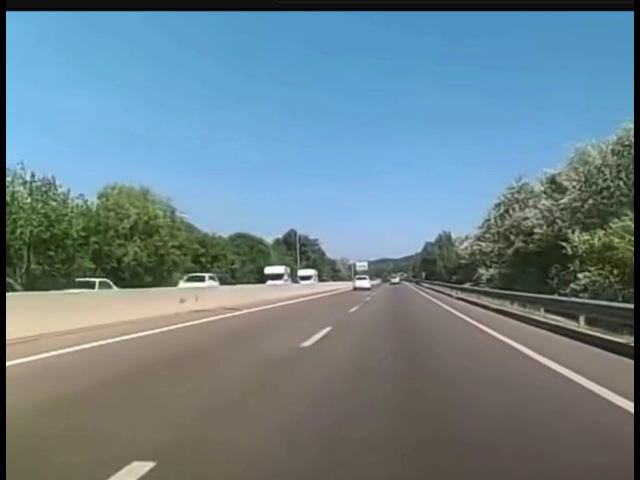
#> input picture frame 133 of P2/material_opencv/carretera.mp4, 640 x 480 px
$ jupyter execute opencv_gcid_04.ipynb   (shell and % lines are left out)
#> lines starting #> are read from the running program, lines starting #| are printed output that depends on the picture
# Template Matching
https://docs.opencv.org/4.x/de/da9/tutorial_template_matching.html

[cell 1]
import numpy as np
import cv2
import matplotlib.pyplot as plt
#¡Es muy intensivo en computo!
# Función de búsqueda para la mejor similitud de una imagen a una plantilla.
def find_matching(image, template):
    # Convierte a escala de grises
    image_gray = cv2.cvtColor(image, cv2.COLOR_BGR2GRAY)
    template_gray = cv2.cvtColor(template, cv2.COLOR_BGR2GRAY)
    # Encuentra el alto y el ancho de la plantilla
    w, h = template_gray.shape[::-1]
    # Aplica la búsqueda de similitud de la imagen con la plantilla. Se le pasa la imagen, la plantilla y el método
    res = cv2.matchTemplate(image_gray, template_gray, cv2.TM_CCOEFF_NORMED)

    # Obtener la mejor correspondencia
    min_val, max_val, min_loc, max_loc = cv2.minMaxLoc(res)
    # Obtener la esquina superior izquierda de la región de mayor correspondencia
    top_left = max_loc
    # Obtener la esquina inferior derecha d la región de mayor correspondencia
    bottom_right = (top_left[0] + w, top_left[1] + h)
    # Dibujar un rectángulo circunscrito a la región de mayor correspondencia.
    cv2.rectangle(image, top_left, bottom_right, (0, 255, 0), 2)
    return image


# Función que obtiene una región de interés (ROI). En este caso corresponde a la región central de la imagen.
def get_roi(image, roi_size):
    # Obtener el tamaño de la imagen
    height, width = image.shape[:2]
    # Obtener el tamaño de la región de interés (ROI)
    roi_height, roi_width = roi_size
    # Calcular la región de la ROI.
    x = int((width - roi_width)/2)
    y = int((height - roi_height)/2)
    # Obtener el ROI de la imagen.
    roi = image[y:y+roi_height, x:x+roi_width]
    return roi


#cap = cv2.VideoCapture(1)
cap = cv2.VideoCapture("carretera.mp4")
retVal, frame = cap.read()
#> frame is the input picture: shape (480, 640, 3); mean B, G, R 139.9, 130.3, 107.5

frame = cv2.resize(frame, (400, 300))
#> frame: shape (300, 400, 3)
template = get_roi(frame, (50, 50))
#> in get_roi, `roi = image[y:y+roi_height, x:x+roi_width]`:
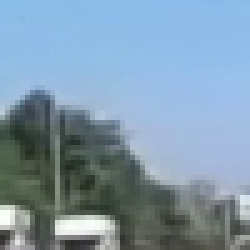
#> roi: shape (50, 50, 3) (shown 5 times larger); mean B, G, R 172.4, 153.1, 127.9

# Mostrar la plantilla
plt.imshow(template)

while(1):
    # Coger cada frame
    retVal, frame = cap.read()
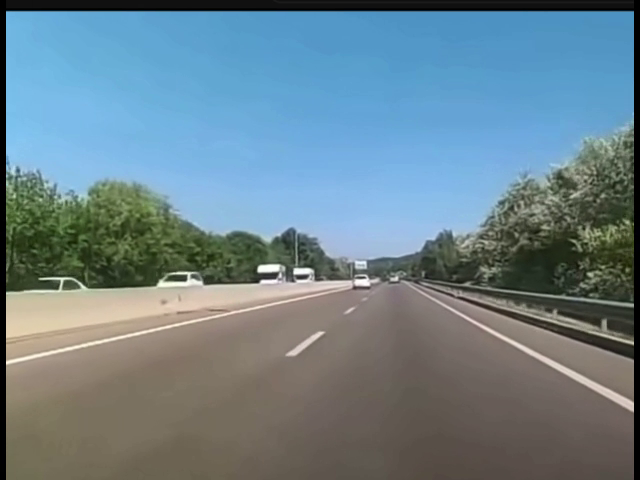
#> input picture frame 134 of P2/material_opencv/carretera.mp4, 640 x 480 px
#> frame is the input picture: shape (480, 640, 3); mean B, G, R 139.8, 130, 107.6
    if not retVal:
        break
    frame = cv2.resize(frame, (400, 300))
#> frame: shape (300, 400, 3)
    # Search for the template
    frame = find_matching(frame, template)
#> in find_matching, `image_gray = cv2.cvtColor(image, cv2.COLOR_BGR2GRAY)`:
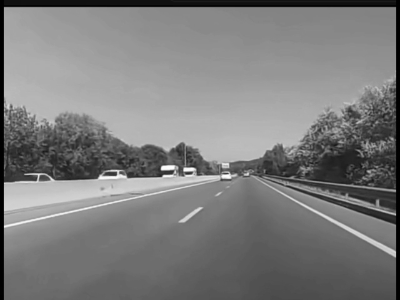
#> image_gray: shape (300, 400); min 0, max 254, mean 124.3
#> in find_matching, `template_gray = cv2.cvtColor(template, cv2.COLOR_BGR2GRAY)`:
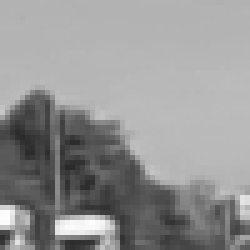
#> template_gray: shape (50, 50) (shown 5 times larger); min 41, max 253, mean 147.8
#> in find_matching, `res = cv2.matchTemplate(image_gray, template_gray, cv2.TM_CCOEFF_NORMED)`:
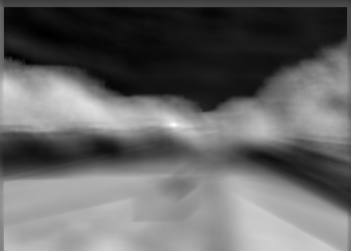
#> res: shape (251, 351) float32; min -0.704, max 0.95, mean -0.0426; drawn with min black and max white
#> in find_matching, `min_val, max_val, min_loc, max_loc = cv2.minMaxLoc(res)`: min_val = -0.704; max_val = 0.95; min_loc = (48, 34); max_loc = (174, 124)
#> in find_matching, `bottom_right = (top_left[0] + w, top_left[1] + h)`: bottom_right = (224, 174)
#> in find_matching, `cv2.rectangle(image, top_left, bottom_right, (0, 255, 0), 2)`:
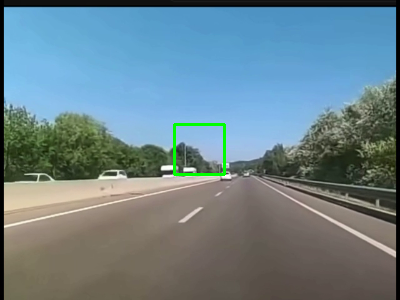
#> image: shape (300, 400, 3); mean B, G, R 138.8, 130.3, 106.8
    # Show the image
    cv2.imshow('Imagen',frame)

    k = cv2.waitKey(5) & 0xFF
#> (key Esc is pressed here)
    if k == 27:
        break

cv2.destroyAllWindows()
#release the frame
cap.release()

$ run again, starting later in the video
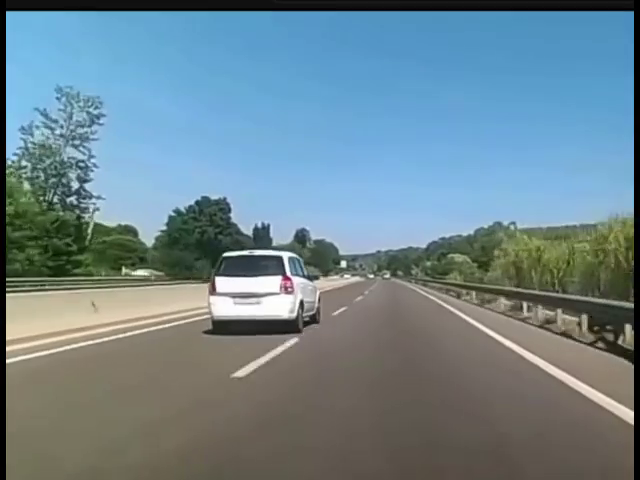
#> input picture frame 599 of P2/material_opencv/carretera.mp4, 640 x 480 px
#> frame is the input picture: shape (480, 640, 3); mean B, G, R 143, 133.1, 109.8
#> in find_matching, `res = cv2.matchTemplate(image_gray, template_gray, cv2.TM_CCOEFF_NORMED)`:
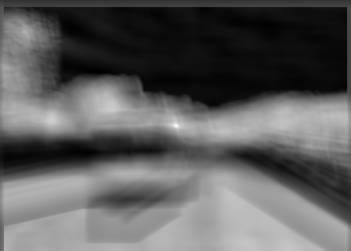
#> res: shape (251, 351) float32; min -0.617, max 0.963, mean -0.0374; drawn with min black and max white
#> min_val = -0.617; max_val = 0.963; min_loc = (97, 71); max_loc = (176, 125)
#> bottom_right = (226, 175)
#> in find_matching, `cv2.rectangle(image, top_left, bottom_right, (0, 255, 0), 2)`:
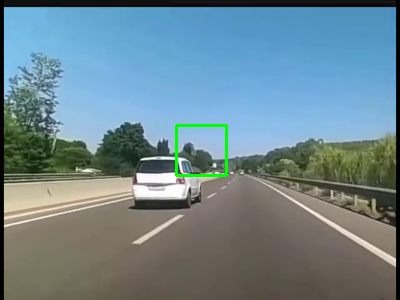
#> image: shape (300, 400, 3); mean B, G, R 142.4, 133.6, 109.3

$ run again, starting later in the video
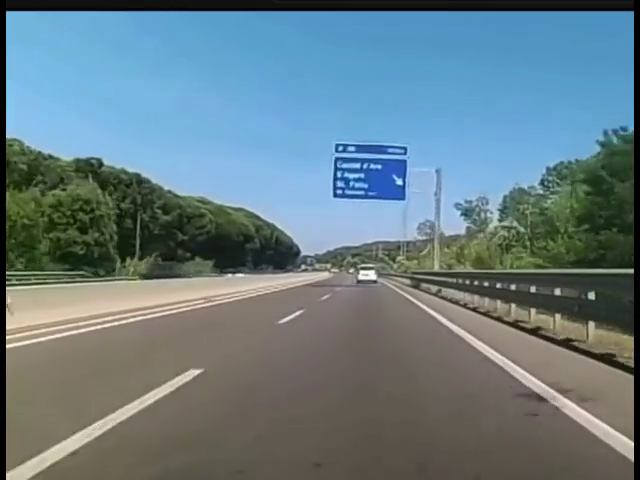
#> input picture frame 1065 of P2/material_opencv/carretera.mp4, 640 x 480 px
#> frame is the input picture: shape (480, 640, 3); mean B, G, R 132.7, 124.6, 102.9
#> in find_matching, `res = cv2.matchTemplate(image_gray, template_gray, cv2.TM_CCOEFF_NORMED)`:
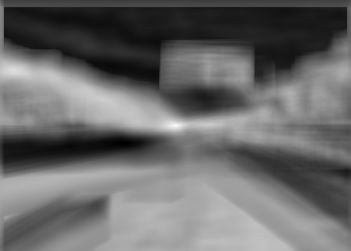
#> res: shape (251, 351) float32; min -0.721, max 0.999, mean -0.00706; drawn with min black and max white
#> min_val = -0.721; max_val = 0.999; min_loc = (124, 142); max_loc = (175, 125)
#> bottom_right = (225, 175)
#> in find_matching, `cv2.rectangle(image, top_left, bottom_right, (0, 255, 0), 2)`:
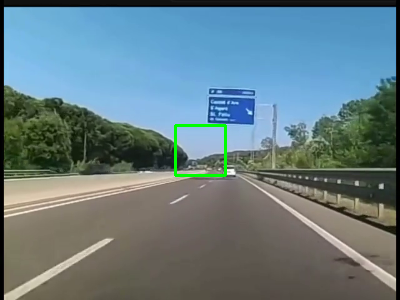
#> image: shape (300, 400, 3); mean B, G, R 131.5, 124.9, 101.9
